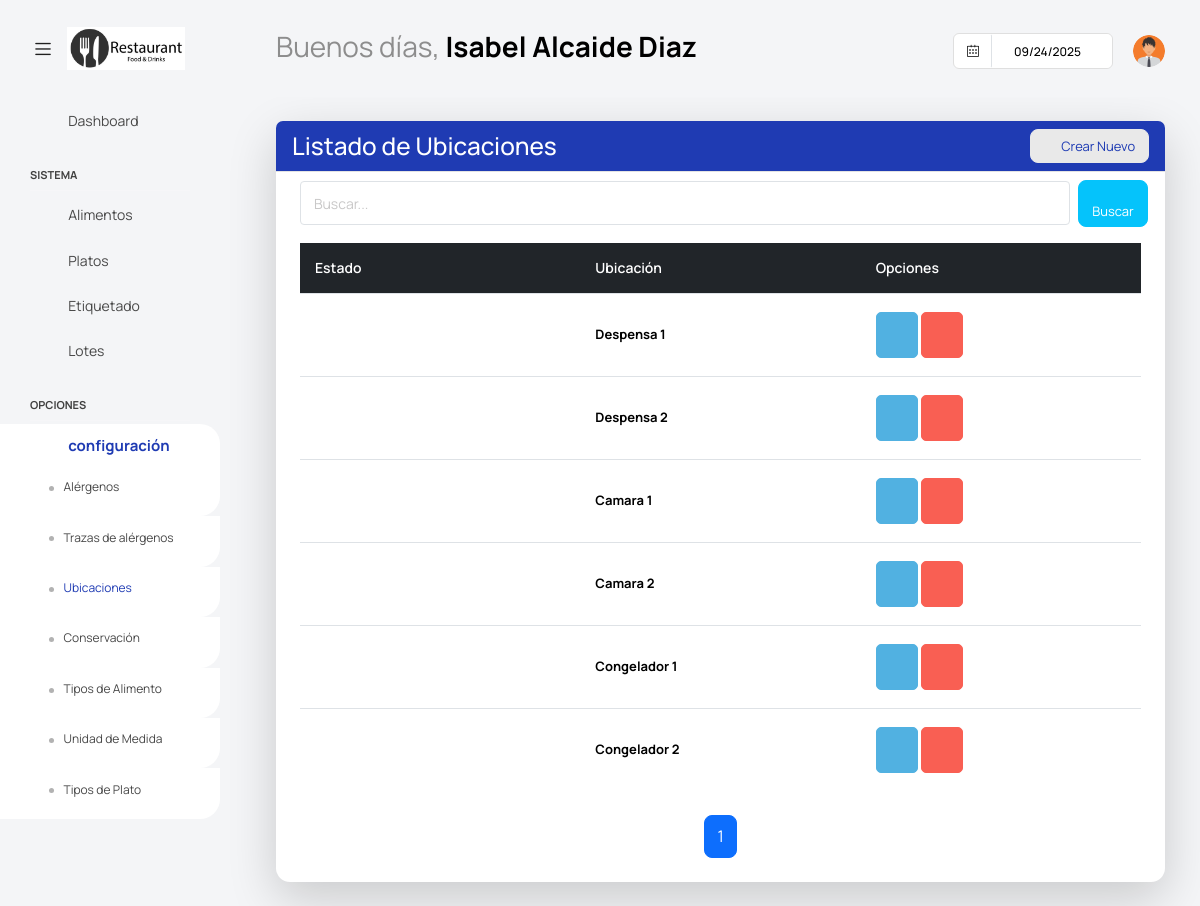
Screenshot of /dashuser/lista_localizaciones/ (signed in) with the database file from the repository.
### app/super/models.py (models this page shows, shortened)
class UserProfile(models.Model):
    centro = models.ForeignKey('Centros' ,on_delete=models.CASCADE, null=True, blank =True)
    user = models.OneToOneField(User, on_delete=models.CASCADE)
    username = models.CharField(max_length=100)
    password = models.CharField(max_length=100)
    nombre = models.CharField(max_length=100)
    apellidos = models.CharField(max_length=100)
    cargo = models.CharField(max_length=100, blank=True, null=True)
    imagen = models.ImageField(default='users/default.png', upload_to='users/', null=True, blank =True)
    estado =models.BooleanField(default=True)

### app/dashuser/models.py (models this page shows, shortened)
class localizacion  (ModeloBaseCentro):
    localizacion = models.CharField('Localización', max_length=100)
    estado = models. BooleanField(default=True)
    class Meta:
        verbose_name = 'Localización'
        verbose_name_plural = 'Localizaciones'

### app/dashuser/views.py (the view)
# urls.py: path('lista_localizaciones/', LocalizacionList.as_view(), name='LocalizacionList'),
class LocalizacionList(PaginationMixin, LoginRequiredMixin, ListView):
    model = localizacion
    template_name = 'dashuser/listar_localizacion.html'
    context_object_name = 'localizaciones'
    paginate_by = 10  # Número de registros por página
    def get_queryset(self):
        try:
            user_profile = UserProfile.objects.filter(user=self.request.user).first()
            if user_profile and user_profile.centro:
                centro = user_profile.centro
                queryset = localizacion.objects.filter(centro=centro).order_by('id')
                search_query = self.request.GET.get('buscar')
                if search_query:
                    queryset = queryset.filter(
                        Q(localizacion__icontains=search_query)
                    )
                return queryset
            else:
                return localizacion.objects.none()
        except ObjectDoesNotExist:
            return localizacion.objects.none()
    def get_context_data(self, **kwargs):
        context = super().get_context_data(**kwargs)
        context.update(datos_centro(self.request))
        if not context['localizaciones'].exists():
            context['mensaje'] = "No tiene localizaciones asociadas."
        return context

### app/core/mixins.py (called while the page is built)
    def get_context_data(self, **kwargs):
        context = super().get_context_data(**kwargs)
        page_obj = context.get('page_obj')
        if page_obj:
            current_page = page_obj.number
            total_pages = page_obj.paginator.num_pages
            window = self.pagination_window_size
            if total_pages <= (window * 2) + 1:
                context['custom_page_range'] = range(1, total_pages + 1)
            elif current_page <= window:
                context['custom_page_range'] = range(1, (window * 2) + 2)
            elif current_page >= total_pages - window:
                context['custom_page_range'] = range(total_pages - (window * 2), total_pages + 1)
            else:
                context['custom_page_range'] = range(current_page - window, current_page + window + 1)
        return context

### templates/dashuser/listar_localizacion.html (shortened to what this page needs)
{% extends "base.html" %}
{% block content %}
<div class="content-wrapper">
    <div class="card shadow-lg">
        <div class="card-header bg-primary text-white d-flex justify-content-between align-items-center">
            <h3 class="m-0">Listado de Ubicaciones</h3>
            <a class="btn btn-light btn-sm text-primary rounded" onclick="abrir_modal_edicion('{% url 'dashuser:LocalizacionCreate' %}')">
                <i class="fa fa-plus-circle"></i>&nbsp; Crear Nuevo
            </a>
        </div>
        <div class="card-body">
            <form method="get" class="row g-2 align-items-center">
                <div class="col-md-11">
                    <input type="text" class="form-control form-control-sm" placeholder="Buscar..." name="buscar">
                </div>
                <div class="col-md-1 d-flex justify-content">
                    <button type="submit" class="btn btn-secondary btn-sm rounded" >
                        <i class="fa fa-search"></i>&nbsp; Buscar
                    </button>
                </div>
            </form>
            {% if localizaciones %}
            <div class="table-wrapper">
                <table class="table table-hover tabla-responsive align-middle" style="table-layout: fixed;">
                    <thead class="table-dark">
                        <tr>
                            <th>Estado</th>
                            <th>Ubicación</th>
                            <th>Opciones</th>
                        </tr>
                    </thead>
                    <tbody>
                        {% for localizacion in localizaciones %}
                        <tr>
                            <td data-label="Estado">
                                {% if localizacion.estado %}
                                    <i class="fa fa-circle text-success fs-6"></i>
                                {% else %}
                                    <i class="fa fa-circle text-danger fs-6"></i>
                                {% endif %}
                            </td>
                            <td data-label="Ubicación" class="fw-bold">{{ localizacion.localizacion }}</td>
                            <td data-label="Opciones">
                                <a class="btn btn-info" style="--bs-btn-padding-y: 14px; --bs-btn-padding-x: 14px;" onclick="abrir_modal_edicion('{% url 'dashuser:LocalizacionUpdate' localizacion.id %}')" data-toggle="tooltip" title="Editar Ubicación">
                                    <i class="fa fa-pencil"></i>
                                </a>
                                <a class="btn btn-danger" style="--bs-btn-padding-y: 14px; --bs-btn-padding-x: 14px;" onclick="abrir_modal_edicion('{% url 'dashuser:LocalizacionDelete' localizacion.id %}')" data-toggle="tooltip" title="Eliminar Ubicación">
                                    <i class="fa fa-trash"></i>
                                </a>
                            </td>
                        </tr>
                        {% endfor %}
                    </tbody>
                </table>
            </div>
            {% include "core/pagination.html" %}
            {% else %}
            <div class="alert alert-warning text-center mt-3">
                <i class="fa fa-exclamation-circle"></i> No se encontraron ubicaciones.
            </div>
            {% endif %}
        </div>
</div>
{% endblock content %}

### templates/base.html (shortened to what this page needs)
{% load static %}
<html lang="es">
<head>
  <link href={% static "vendor/feather/feather.css" %} rel="stylesheet">
  <link href={% static "vendor/mdi/css/materialdesignicons.min.css" %} rel="stylesheet">
  <link href={% static "vendor/ti-icons/css/themify-icons.css" %} rel="stylesheet">
  <link href={% static "vendor/font-awesome/css/font-awesome.min.css" %} rel="stylesheet">
  <link href={% static "vendor/typicons/typicons.css" %} rel="stylesheet">
  <link href={% static "vendor/simple-line-icons/css/simple-line-icons.css" %} rel="stylesheet">
  <link href={% static "vendor/css/vendor.bundle.base.css" %} rel="stylesheet">
  <link href={% static "vendor/bootstrap-datepicker/bootstrap-datepicker.min.css" %} rel="stylesheet">
  <link href={% static "js/select.dataTables.min.css" %} rel="stylesheet" type="text/css" >
  <link rel="stylesheet" href={% static "css/style.css" %}>
</head>
  <body class="with-welcome-text">
    <div class="container-scroller">
      <nav class="navbar default-layout col-lg-12 col-12 p-0 fixed-top d-flex align-items-top flex-row">
        <div class="text-center navbar-brand-wrapper d-flex align-items-center justify-content-start">
          <div class="me-3">
            <button class="navbar-toggler navbar-toggler align-self-center" type="button" data-bs-toggle="minimize">
              <span class="icon-menu"></span>
            </button>
          </div>
          <div>
            <a class="navbar-brand brand-logo" href="index.html">
              <img src="{{ imagen_centro_url }}" style="width:150px !important; height:auto;" alt="{{ centro.nombre }}">
            </a>
          </div>
        </div>
        <div class="navbar-menu-wrapper d-flex align-items-top">
          <ul class="navbar-nav">
            <li class="nav-item fw-semibold d-none d-lg-block ms-0">
              <h1 class="welcome-text">{{ saludo }}, <span class="text-black fw-bold">{{ nombre }} {{ apellidos }}</span></h1>
          </ul>
          <ul class="navbar-nav ms-auto">
            <li class="nav-item d-none d-lg-block">
              <div id="datepicker-popup" class="input-group date datepicker navbar-date-picker">
                <span class="input-group-addon input-group-prepend border-right">
                  <span class="icon-calendar input-group-text calendar-icon"></span>
                </span>
                <input type="text" class="form-control">
              </div>
            </li>
            <li class="nav-item dropdown d-none d-lg-block user-dropdown">
              <a class="nav-link" id="UserDropdown" href="#" data-bs-toggle="dropdown" aria-expanded="false">
                <img class="img-xs rounded-circle" src="{{ imagen_user_url }}" alt="Profile image"> </a>
            </li>
          </ul>
        </div>
      </nav>
    <div class="container-fluid page-body-wrapper">
      <nav class="sidebar sidebar-offcanvas" id="sidebar">
        <ul class="nav">
          <li class="nav-item">
            <a class="nav-link" href="{% url 'dashuser:home' %}">
              <i class="mdi mdi-grid-large menu-icon"></i>
              <span class="menu-title">Dashboard</span>
            </a>
          </li>
          <li class="nav-item nav-category">Sistema</li>
            <li class="nav-item">
              <a class="nav-link" href="{% url 'dashuser:AlimentoList' %}">
                <i class="menu-icon mdi mdi-food-variant"></i>
                <span class="menu-title">Alimentos</span>
              </a>
            </li>
            <li class="nav-item">
              <a class="nav-link" href="{% url 'platos:PlatoList' %}">
                <i class="menu-icon mdi mdi-food-turkey"></i>
                <span class="menu-title">Platos</span>
              </a>
            </li>
            <li class="nav-item">
              <a class="nav-link" href="{% url 'platos:generar_etiqueta' %}">
                <i class="menu-icon mdi mdi-tag"></i>
                <span class="menu-title">Etiquetado</span>
              </a>
            </li>
            <li class="nav-item">
              <a class="nav-link" href="{% url 'platos:LotesResumenListView' %}">
                <i class="menu-icon mdi mdi-package-variant"></i>
                <span class="menu-title">Lotes</span>
              </a>
            </li>
          <li class="nav-item nav-category">Opciones</li>
            <li class="nav-item">
              <a class="nav-link" data-bs-toggle="collapse" href="#confi" aria-expanded="false" aria-controls="confi">
                <i class="menu-icon mdi mdi-filter"></i>
                <span class="menu-title">configuración</span>
                <i class="menu-arrow"></i>
              </a>
              <div class="collapse" id="confi">
                <ul class="nav flex-column sub-menu">
                  <li class="nav-item"> <a class="nav-link" href="{% url 'dashuser:AlergenosList' %}">Alérgenos</a></li>
                </ul>
                <ul class="nav flex-column sub-menu">
                  <li class="nav-item"> <a class="nav-link" href="{% url 'dashuser:TrazasList' %}">Trazas de alérgenos</a></li>
                </ul>
                <ul class="nav flex-column sub-menu">
                  <li class="nav-item"> <a class="nav-link" href="{% url 'dashuser:LocalizacionList' %}">Ubicaciones</a></li>
                </ul>
                <ul class="nav flex-column sub-menu">
                  <li class="nav-item"> <a class="nav-link" href="{% url 'dashuser:ConservacionList' %}">Conservación</a></li>
                </ul>
                <ul class="nav flex-column sub-menu">
                  <li class="nav-item"> <a class="nav-link" href="{% url 'dashuser:TipoAlimentoList' %}">Tipos de Alimento</a></li>
                </ul>
                <ul class="nav flex-column sub-menu">
                  <li class="nav-item"> <a class="nav-link" href="{% url 'dashuser:UnidadDeMedidaList' %}">Unidad de Medida</a></li>
                </ul>
                <ul class="nav flex-column sub-menu">
                  <li class="nav-item"> <a class="nav-link" href="{% url 'platos:TipoPlatoList' %}">Tipos de Plato</a></li>
                </ul>
              </div>
            </li>
        </ul>
      </nav>
      <div class="main-panel">
          {% block content %}
          {% endblock content %}
      </div>
  </div>
</body>
</html>

### templates/core/pagination.html (shortened to what this page needs)
<div class="container-pagination mt-4">
    <nav aria-label="Page navigation">
        <ul class="pagination justify-content-center">
            {% for page in custom_page_range %}
                <li class="page-item {% if page_obj.number == page %}active{% endif %}">
                    <a class="page-link" href="?page={{ page }}{% for key,value in request.GET.items %}{% if key != 'page' %}&{{ key }}={{ value }}{% endif %}{% endfor %}">
                        {{ page }}
                    </a>
                </li>
            {% endfor %}
        </ul>
    </nav>
</div>

### rows the page displays
UserProfile: nombre "Isabel", apellidos "Alcaide Diaz"
localizacion: estado True (drawn), localizacion "Despensa 1"
localizacion: estado True (drawn), localizacion "Despensa 2"
localizacion: estado True (drawn), localizacion "Camara 1"
localizacion: estado True (drawn), localizacion "Camara 2"
localizacion: estado True (drawn), localizacion "Congelador 1"
localizacion: estado True (drawn), localizacion "Congelador 2"

### other values shown
{{ saludo }} "Buenos días"
{{ page }} "1"
